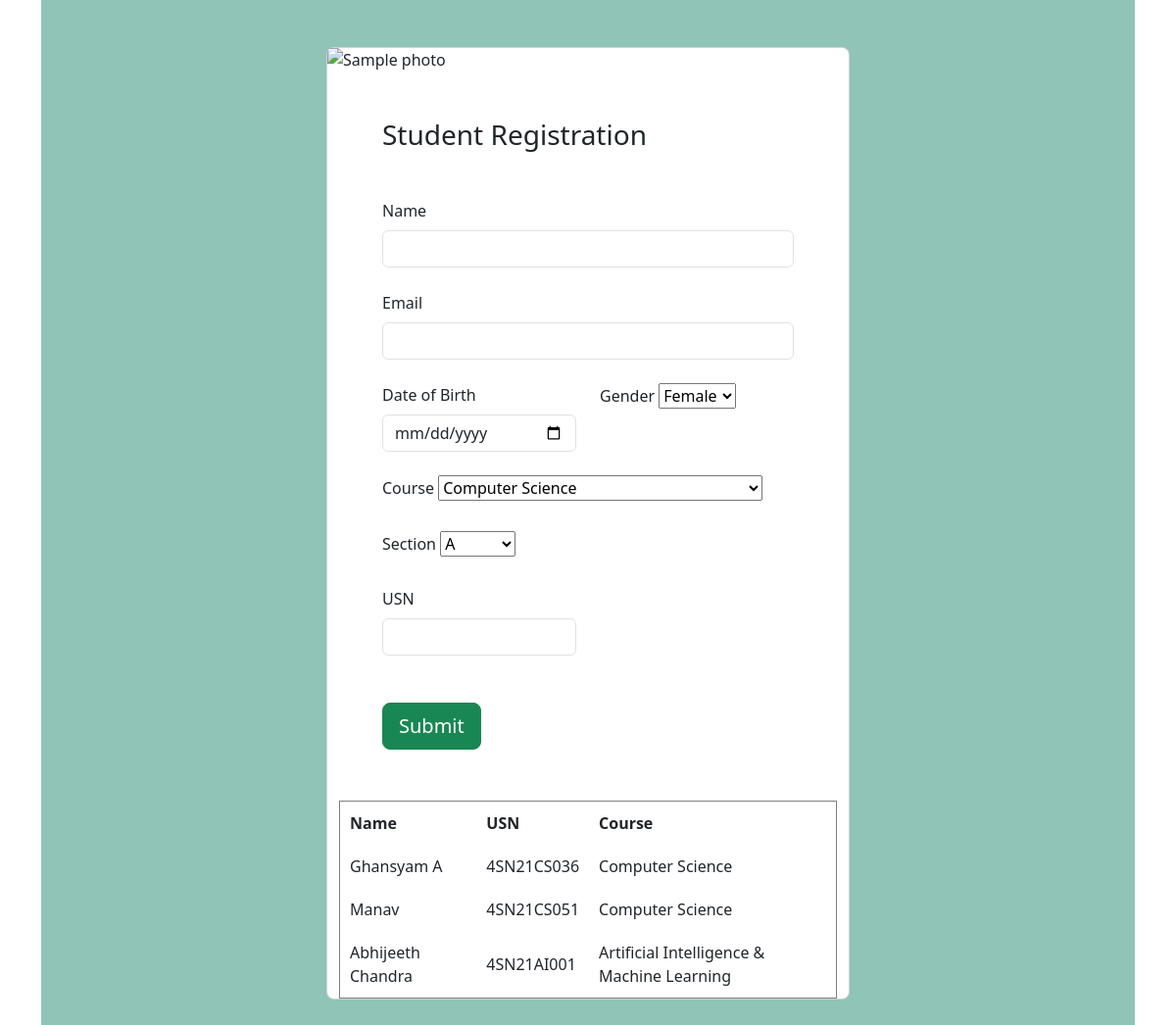
The page / on the database its author committed.
### fiveA_app/models.py (models this page shows, shortened)
class Student(models.Model):
    name=models.CharField(max_length=100)
    email=models.EmailField()
    dob=models.DateField()
    gender=models.CharField(max_length=50)
    course=models.CharField(max_length=50)
    sec=models.TextField(max_length=50)
    usn=models.TextField()

### fiveA_app/views.py (the view)
# urls.py: path('', views.index, name='home'),
def index(request):
    courses=Course.objects.values_list('name',flat=True).distinct()
    obj = Student.objects.all()
    return render(request,'form.html',{'obj':obj,'courses':courses})

### fiveA_app/templates/form.html (shortened to what this page needs)
<!doctype html>
<html lang="en">
  <head>
    <link href="https://cdn.jsdelivr.net/npm/bootstrap@5.3.3/dist/css/bootstrap.min.css" rel="stylesheet">
  </head>
  <body>
    <div class='container'>
        <section class="h-100 h-custom" style="background-color: #8fc4b7;">
            <div class="container py-5 h-100">
              <div class="row d-flex justify-content-center align-items-center h-100">
                <div class="col-lg-8 col-xl-6">
                  <div class="card rounded-3">
                    <img src="https://mdbcdn.b-cdn.net/img/Photos/new-templates/bootstrap-registration/img3.webp"
                      class="w-100" style="border-top-left-radius: .3rem; border-top-right-radius: .3rem;"
                      alt="Sample photo">
                    <div class="card-body p-4 p-md-5">
                      <h3 class="mb-4 pb-2 pb-md-0 mb-md-5 px-md-2">Student Registration</h3>
                      <form class="px-md-2" id='post-form'>
                        <div data-mdb-input-init class="form-outline mb-4">
                          <label class="form-label" for="form3Example1q">Name</label>
                          <input name='name' type="text" id="name" class="form-control" required/>
                        </div>
                        <div data-mdb-input-init class="form-outline mb-4">
                          <label class="form-label" for="email1">Email</label>
                          <input name='email' type="email" id="email1" class="form-control" required/>
                        </div>
                        <div class="row">
                          <div class="col-md-6 mb-4">
                            <div data-mdb-input-init class="form-outline datepicker">
                              <label for="dob" class="form-label">Date of Birth</label>
                              <input name='dob' type="date" class="form-control" id="dob" required/>
                            </div>
                          </div>
                          <div class="col-md-6 mb-4">
                            <label class="form-label" for="gender">Gender</label>
                            <select name='gender' id="gender" data-mdb-select-init required>
                              <option value="Female">Female</option>
                            </select>
                          </div>
                        </div>
                        <div class="mb-4">
                          <label class="form-label" for="course">Course</label>
                          <select name="course" id="course" data-mdb-select-init required>
                            {% for course in courses %}
                            <option value="{{ course }}">{{ course }}</option>
                            {% endfor %}
                          </select>
                        </div>
                        <div class="mb-4">
                          <label class="form-label" for="sec">Section</label>
                          <select name="sec" id="sec" data-mdb-select-init required>
                            <option value="A">A</option>
                          </select>
                        </div>
                        <div class="row mb-4 pb-2 pb-md-0 mb-md-5">
                          <div class="col-md-6">
                            <div data-mdb-input-init class="form-outline">
                              <label class="form-label" for="usn">USN</label>
                              <input name='usn' type="text" id="usn" class="form-control" required/>
                            </div>
                          </div>
                        </div>
                        <button type="submit" data-mdb-button-init data-mdb-ripple-init class="btn btn-success btn-lg mb-1">Submit</button>
                      </form>
                    </div>
                    <div class="container">
                      <table border="1" cellpadding="10">
                          <thead>
                              <tr>
                                  <th> Name </th>
                                  <th> USN </th>
                                  <th> Course </th>
                              </tr>
                          </thead>
                          <tbody id="student-table">
                              {% for st in obj %}
                                  <tr>
                                      <td class="name">{{ st.name }}</td>
                                      <td class="usn">{{ st.usn }}</td>
                                      <td class="course">{{ st.course }}</td>
                                  </tr>
                              {% endfor %}
                          </tbody>
                      </table>
                  </div>
                  </div>
                </div>
              </div>
            </div>
          </section>
    </div>
  </body>
</html>

### rows shown on the page
Student: name "Ghansyam A", usn "4SN21CS036", course "Computer Science"
Student: name "Manav", usn "4SN21CS051", course "Computer Science"
Student: name "Abhijeeth Chandra", usn "4SN21AI001", course "Artificial Intelligence & Machine Learning"

### other values the page prints
form field course "Computer Science"
